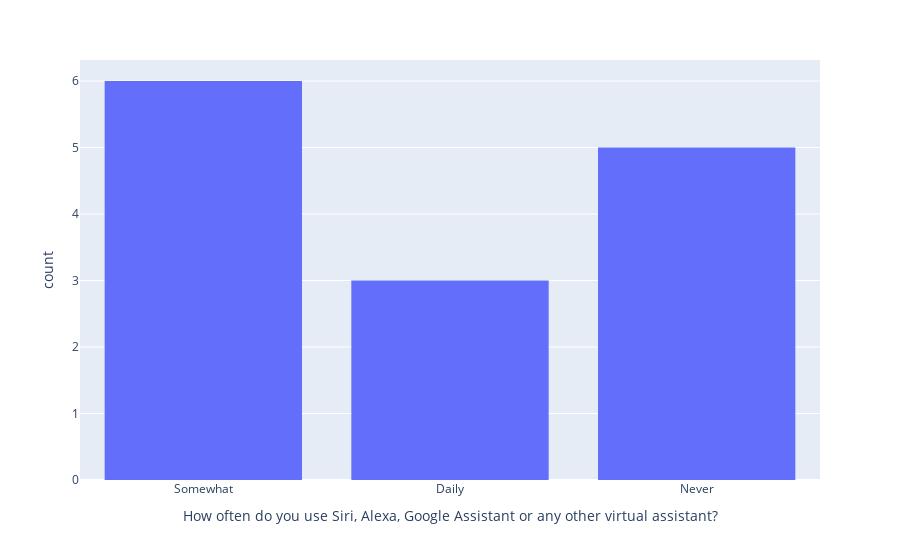

Write notebook code for a chart like this one.
### Code cell
# How often the use a chatbot
fig = px.histogram(df_merged, x='How often do you use Siri, Alexa, Google Assistant or any other virtual assistant?')
fig.show()

### Figure 1 — Plotly figure (JSON) as saved in the notebook; plotly's stock layout.template omitted (floating-point values rounded to 4 significant figures)
{"data": [{"alignmentgroup": "True", "bingroup": "x", "hovertemplate": "How often do you use Siri, Alexa, Google Assistant or any other virtual assistant?=%{x}<br>count=%{y}<extra></extra>", "legendgroup": "", "marker": {"color": "#636efa"}, "name": "", "offsetgroup": "", "orientation": "v", "showlegend": false, "type": "histogram", "x": ["Somewhat", "Somewhat", "Somewhat", "Daily", "Daily", "Somewhat", "Somewhat", "Daily", "Somewhat", "Never", "Never", "Never", "Never", "Never"], "xaxis": "x", "yaxis": "y"}], "layout": {"barmode": "relative", "legend": {"tracegroupgap": 0}, "margin": {"t": 60}, "xaxis": {"anchor": "y", "domain": [0, 1], "title": {"text": "How often do you use Siri, Alexa, Google Assistant or any other virtual assistant?"}}, "yaxis": {"anchor": "x", "domain": [0, 1], "title": {"text": "count"}}}}
